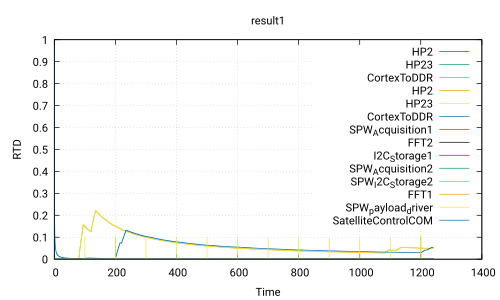

Write gnuplot code to recreate this figure.
 set title 'result1'
 set ylabel 'RTD'
 set xlabel 'Time'
 set grid
 set term pdf
 set output 'Use_case_DoubleCamera_noSafety.ATIPPIC0.executable220.0_40.0.pdf'
 plot 'Use_case_DoubleCamera_noSafety.ATIPPIC0.executable220.0_40.0.csv' using 1:2 with lines title 'HP2','Use_case_DoubleCamera_noSafety.ATIPPIC0.executable220.0_40.0.csv' using 1:3 with lines title 'HP23','Use_case_DoubleCamera_noSafety.ATIPPIC0.executable220.0_40.0.csv' using 1:4 with lines title 'CortexToDDR','Use_case_DoubleCamera_noSafety.ATIPPIC0.executable220.0_40.0.csv' using 1:5 with lines title 'HP2','Use_case_DoubleCamera_noSafety.ATIPPIC0.executable220.0_40.0.csv' using 1:6 with lines title 'HP23','Use_case_DoubleCamera_noSafety.ATIPPIC0.executable220.0_40.0.csv' using 1:7 with lines title 'CortexToDDR','Use_case_DoubleCamera_noSafety.ATIPPIC0.executable220.0_40.0.csv' using 1:8 with lines title 'SPW_Acquisition1','Use_case_DoubleCamera_noSafety.ATIPPIC0.executable220.0_40.0.csv' using 1:9 with lines title 'FFT2','Use_case_DoubleCamera_noSafety.ATIPPIC0.executable220.0_40.0.csv' using 1:10 with lines title 'I2C_Storage1','Use_case_DoubleCamera_noSafety.ATIPPIC0.executable220.0_40.0.csv' using 1:11 with lines title 'SPW_Acquisition2','Use_case_DoubleCamera_noSafety.ATIPPIC0.executable220.0_40.0.csv' using 1:12 with lines title 'SPW_I2C_Storage2','Use_case_DoubleCamera_noSafety.ATIPPIC0.executable220.0_40.0.csv' using 1:13 with lines title 'FFT1','Use_case_DoubleCamera_noSafety.ATIPPIC0.executable220.0_40.0.csv' using 1:14 with lines title 'SPW_payload_driver','Use_case_DoubleCamera_noSafety.ATIPPIC0.executable220.0_40.0.csv' using 1:15 with lines title 'SatelliteControlCOM'
